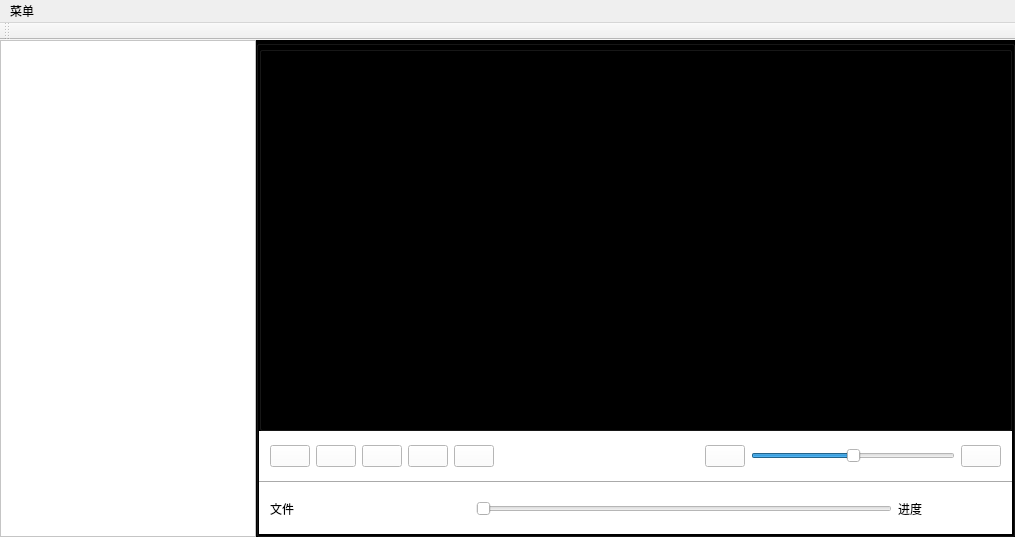
<?xml version="1.0" encoding="UTF-8"?>
<ui version="4.0">
 <class>MainWindow</class>
 <widget class="QMainWindow" name="MainWindow">
  <property name="geometry">
   <rect>
    <x>0</x>
    <y>0</y>
    <width>1015</width>
    <height>537</height>
   </rect>
  </property>
  <property name="windowTitle">
   <string>MainWindow</string>
  </property>
  <widget class="QWidget" name="centralWidget">
   <property name="styleSheet">
    <string notr="true">background-color: rgb(0, 0, 0);</string>
   </property>
   <layout class="QHBoxLayout" name="horizontalLayout" stretch="0,20">
    <property name="spacing">
     <number>0</number>
    </property>
    <property name="leftMargin">
     <number>0</number>
    </property>
    <property name="topMargin">
     <number>0</number>
    </property>
    <property name="rightMargin">
     <number>0</number>
    </property>
    <property name="bottomMargin">
     <number>0</number>
    </property>
    <item>
     <widget class="QListView" name="listSelected">
      <property name="enabled">
       <bool>true</bool>
      </property>
      <property name="minimumSize">
       <size>
        <width>0</width>
        <height>0</height>
       </size>
      </property>
      <property name="maximumSize">
       <size>
        <width>20000</width>
        <height>20000</height>
       </size>
      </property>
      <property name="font">
       <font>
        <family>Microsoft YaHei Mono</family>
       </font>
      </property>
      <property name="styleSheet">
       <string notr="true">background-color: rgb(255, 255, 255);</string>
      </property>
      <property name="verticalScrollBarPolicy">
       <enum>Qt::ScrollBarAsNeeded</enum>
      </property>
      <property name="horizontalScrollBarPolicy">
       <enum>Qt::ScrollBarAsNeeded</enum>
      </property>
      <property name="autoScroll">
       <bool>true</bool>
      </property>
      <property name="horizontalScrollMode">
       <enum>QAbstractItemView::ScrollPerItem</enum>
      </property>
     </widget>
    </item>
    <item>
     <widget class="QGroupBox" name="groupBox">
      <property name="enabled">
       <bool>true</bool>
      </property>
      <property name="styleSheet">
       <string notr="true">background-color: rgb(0, 0, 0);</string>
      </property>
      <property name="title">
       <string/>
      </property>
      <layout class="QVBoxLayout" name="verticalLayout" stretch="0,0,0,0">
       <property name="spacing">
        <number>0</number>
       </property>
       <property name="leftMargin">
        <number>0</number>
       </property>
       <property name="topMargin">
        <number>0</number>
       </property>
       <property name="rightMargin">
        <number>0</number>
       </property>
       <property name="bottomMargin">
        <number>0</number>
       </property>
       <item>
        <widget class="QGroupBox" name="groupBox_2">
         <property name="enabled">
          <bool>true</bool>
         </property>
         <property name="title">
          <string/>
         </property>
         <layout class="QVBoxLayout" name="verticalLayout_2" stretch="0">
          <property name="spacing">
           <number>0</number>
          </property>
          <property name="leftMargin">
           <number>0</number>
          </property>
          <property name="topMargin">
           <number>0</number>
          </property>
          <property name="rightMargin">
           <number>0</number>
          </property>
          <property name="bottomMargin">
           <number>0</number>
          </property>
          <item>
           <widget class="QMyVideoWidget" name="video" native="true">
            <property name="minimumSize">
             <size>
              <width>0</width>
              <height>0</height>
             </size>
            </property>
            <property name="autoFillBackground">
             <bool>false</bool>
            </property>
            <property name="styleSheet">
             <string notr="true">background-color: rgb(0, 0, 0);</string>
            </property>
           </widget>
          </item>
         </layout>
        </widget>
       </item>
       <item>
        <widget class="QWidget" name="widget" native="true">
         <property name="minimumSize">
          <size>
           <width>0</width>
           <height>0</height>
          </size>
         </property>
         <property name="maximumSize">
          <size>
           <width>16777215</width>
           <height>50</height>
          </size>
         </property>
         <property name="styleSheet">
          <string notr="true">background-color: rgb(255, 255, 255);</string>
         </property>
         <layout class="QHBoxLayout" name="horizontalLayout_2">
          <item>
           <widget class="QPushButton" name="pushList">
            <property name="styleSheet">
             <string notr="true">background-color: rgb(255, 255, 255);</string>
            </property>
            <property name="text">
             <string/>
            </property>
            <property name="icon">
             <iconset resource="resources.qrc">
              <normaloff>:/icons/icons/610.bmp</normaloff>:/icons/icons/610.bmp</iconset>
            </property>
           </widget>
          </item>
          <item>
           <widget class="QPushButton" name="pushFile">
            <property name="styleSheet">
             <string notr="true">background-color: rgb(255, 255, 255);</string>
            </property>
            <property name="text">
             <string/>
            </property>
            <property name="icon">
             <iconset resource="resources.qrc">
              <normaloff>:/icons/icons/open3.bmp</normaloff>:/icons/icons/open3.bmp</iconset>
            </property>
           </widget>
          </item>
          <item>
           <widget class="QPushButton" name="pushPlay">
            <property name="styleSheet">
             <string notr="true">background-color: rgb(255, 255, 255);</string>
            </property>
            <property name="text">
             <string/>
            </property>
            <property name="icon">
             <iconset resource="resources.qrc">
              <normaloff>:/icons/icons/620.bmp</normaloff>:/icons/icons/620.bmp</iconset>
            </property>
            <property name="iconSize">
             <size>
              <width>16</width>
              <height>16</height>
             </size>
            </property>
           </widget>
          </item>
          <item>
           <widget class="QPushButton" name="pushPause">
            <property name="styleSheet">
             <string notr="true">background-color: rgb(255, 255, 255);</string>
            </property>
            <property name="text">
             <string/>
            </property>
            <property name="icon">
             <iconset resource="resources.qrc">
              <normaloff>:/icons/icons/622.bmp</normaloff>:/icons/icons/622.bmp</iconset>
            </property>
           </widget>
          </item>
          <item>
           <widget class="QPushButton" name="pushStop">
            <property name="styleSheet">
             <string notr="true">background-color: rgb(255, 255, 255);</string>
            </property>
            <property name="text">
             <string/>
            </property>
            <property name="icon">
             <iconset resource="resources.qrc">
              <normaloff>:/icons/icons/624.bmp</normaloff>:/icons/icons/624.bmp</iconset>
            </property>
           </widget>
          </item>
          <item>
           <spacer name="horizontalSpacer">
            <property name="orientation">
             <enum>Qt::Horizontal</enum>
            </property>
            <property name="sizeHint" stdset="0">
             <size>
              <width>40</width>
              <height>20</height>
             </size>
            </property>
           </spacer>
          </item>
          <item>
           <widget class="QPushButton" name="pushVoice">
            <property name="styleSheet">
             <string notr="true">background-color: rgb(255, 255, 255);</string>
            </property>
            <property name="text">
             <string/>
            </property>
            <property name="icon">
             <iconset resource="resources.qrc">
              <normaloff>:/icons/icons/volumn.bmp</normaloff>
              <normalon>:/icons/icons/volumn.bmp</normalon>:/icons/icons/volumn.bmp</iconset>
            </property>
           </widget>
          </item>
          <item>
           <widget class="QSlider" name="horizontalSliderVolume">
            <property name="value">
             <number>50</number>
            </property>
            <property name="orientation">
             <enum>Qt::Horizontal</enum>
            </property>
           </widget>
          </item>
          <item>
           <widget class="QPushButton" name="pushFullScreen">
            <property name="styleSheet">
             <string notr="true">background-color: rgb(255, 255, 255);</string>
            </property>
            <property name="text">
             <string/>
            </property>
            <property name="icon">
             <iconset resource="resources.qrc">
              <normaloff>:/icons/icons/430.bmp</normaloff>:/icons/icons/430.bmp</iconset>
            </property>
           </widget>
          </item>
         </layout>
        </widget>
       </item>
       <item>
        <widget class="Line" name="line">
         <property name="styleSheet">
          <string notr="true">background-color: rgb(255, 255, 255);</string>
         </property>
         <property name="orientation">
          <enum>Qt::Horizontal</enum>
         </property>
        </widget>
       </item>
       <item>
        <widget class="QWidget" name="widget_2" native="true">
         <property name="minimumSize">
          <size>
           <width>0</width>
           <height>0</height>
          </size>
         </property>
         <property name="maximumSize">
          <size>
           <width>16777215</width>
           <height>50</height>
          </size>
         </property>
         <property name="styleSheet">
          <string notr="true">background-color: rgb(255, 255, 255);</string>
         </property>
         <layout class="QHBoxLayout" name="horizontalLayout_3" stretch="4,0,0">
          <item>
           <widget class="QLabel" name="labelWhat">
            <property name="minimumSize">
             <size>
              <width>200</width>
              <height>0</height>
             </size>
            </property>
            <property name="maximumSize">
             <size>
              <width>200</width>
              <height>16777215</height>
             </size>
            </property>
            <property name="font">
             <font>
              <family>Microsoft YaHei Mono</family>
             </font>
            </property>
            <property name="text">
             <string>文件</string>
            </property>
            <property name="wordWrap">
             <bool>true</bool>
            </property>
           </widget>
          </item>
          <item>
           <widget class="QSlider" name="horizontalSliderProcess">
            <property name="minimumSize">
             <size>
              <width>0</width>
              <height>0</height>
             </size>
            </property>
            <property name="maximumSize">
             <size>
              <width>16777215</width>
              <height>16777215</height>
             </size>
            </property>
            <property name="tracking">
             <bool>false</bool>
            </property>
            <property name="orientation">
             <enum>Qt::Horizontal</enum>
            </property>
           </widget>
          </item>
          <item>
           <widget class="QLabel" name="labelProcess">
            <property name="minimumSize">
             <size>
              <width>103</width>
              <height>0</height>
             </size>
            </property>
            <property name="maximumSize">
             <size>
              <width>103</width>
              <height>16777215</height>
             </size>
            </property>
            <property name="font">
             <font>
              <family>Microsoft YaHei Mono</family>
             </font>
            </property>
            <property name="text">
             <string>进度</string>
            </property>
           </widget>
          </item>
         </layout>
        </widget>
       </item>
      </layout>
     </widget>
    </item>
   </layout>
  </widget>
  <widget class="QMenuBar" name="menuBar">
   <property name="geometry">
    <rect>
     <x>0</x>
     <y>0</y>
     <width>1015</width>
     <height>23</height>
    </rect>
   </property>
   <widget class="QMenu" name="menu">
    <property name="title">
     <string>菜单</string>
    </property>
    <addaction name="actionRefresh"/>
   </widget>
   <addaction name="menu"/>
  </widget>
  <widget class="QToolBar" name="mainToolBar">
   <attribute name="toolBarArea">
    <enum>TopToolBarArea</enum>
   </attribute>
   <attribute name="toolBarBreak">
    <bool>false</bool>
   </attribute>
  </widget>
  <action name="actionLogin">
   <property name="icon">
    <iconset resource="resources.qrc">
     <normaloff>:/icons/icons/open3.bmp</normaloff>:/icons/icons/open3.bmp</iconset>
   </property>
   <property name="text">
    <string>登录</string>
   </property>
  </action>
  <action name="actionRefresh">
   <property name="enabled">
    <bool>true</bool>
   </property>
   <property name="icon">
    <iconset resource="resources.qrc">
     <normaloff>:/icons/icons/Refresh.ico</normaloff>:/icons/icons/Refresh.ico</iconset>
   </property>
   <property name="text">
    <string>刷新</string>
   </property>
  </action>
 </widget>
 <layoutdefault spacing="6" margin="11"/>
 <customwidgets>
  <customwidget>
   <class>QMyVideoWidget</class>
   <extends>QWidget</extends>
   <header location="global">qmyvideowidget.h</header>
   <container>1</container>
  </customwidget>
 </customwidgets>
 <resources>
  <include location="resources.qrc"/>
 </resources>
 <connections/>
 <slots>
  <slot>openFile()</slot>
 </slots>
</ui>
